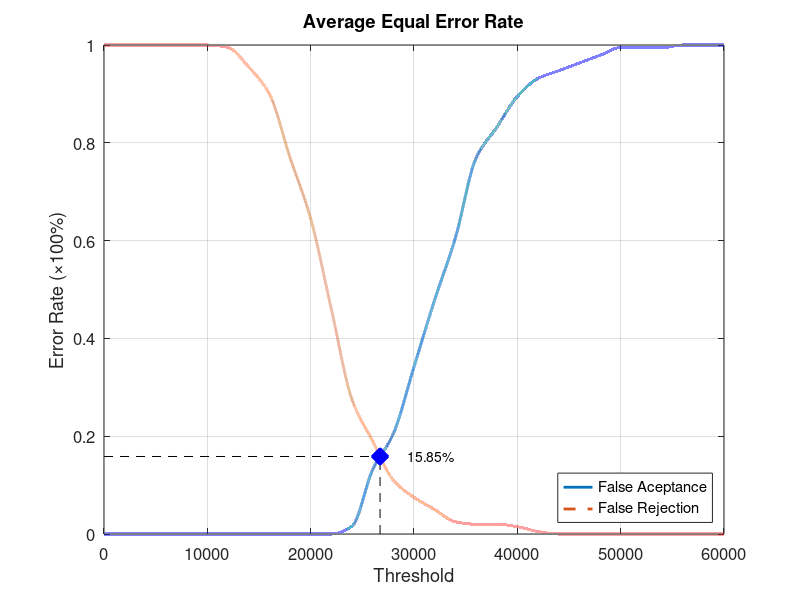
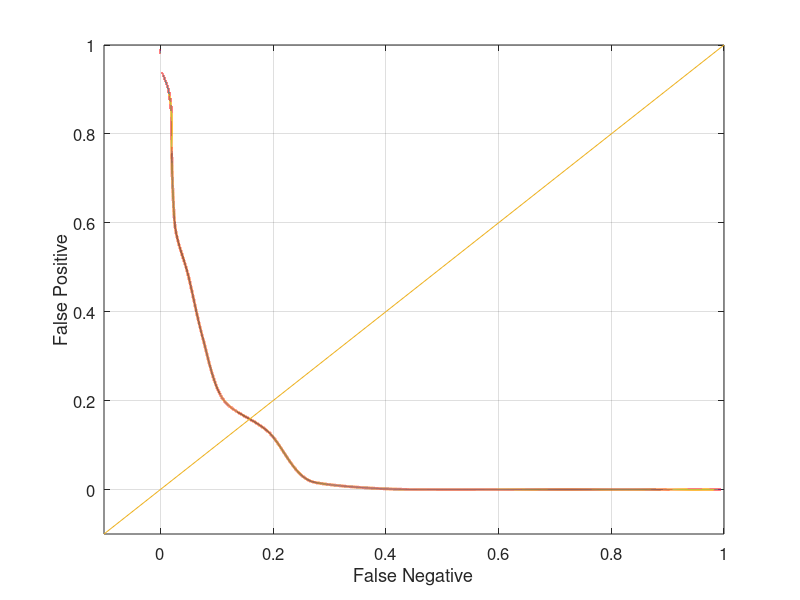

These charts were generated, in order, by the following MATLAB code:
function yEER = Database1_2
close all;
clear;
clc;
x = 0:2000:60000;
xq = 0:0.5:60000;

y0 = [0 0 0 0 0 0 0 0 0 0 0 0 0.0157895 0.131579 0.205263 0.342105 0.478947 0.605263 0.768421 0.831579 0.894737 0.931579 0.947368 0.963158 0.978947 0.994737 0.994737 0.994737 1 1 1];
yy0 = interp1(x, y0, xq, 'pchip');
y1 = [1 1 1 1 1 1 0.995 0.955 0.9 0.77 0.645 0.46 0.275 0.19 0.11 0.075 0.05 0.025 0.02 0.02 0.015 0.005 0 0 0 0 0 0 0 0 0];
yy1 = interp1(x, y1, xq, 'pchip');

% Calculating EER: 
y2 = abs(y0 - y1);
find(y2 == min(y2))
yy2 = abs(yy0 - yy1);
xEER = find(yy2 == min(yy2));
xEERIndex = xq(xEER) % X-axis EER
yEER = yy0(xEER) % Y-axis EER

main = figure
plot(xq, yy0,'-','LineWidth', 2);	hold on
plot(xq, yy1,'--','LineWidth', 2);	hold on
plot([xEERIndex xEERIndex], [0 yEER], 'k--');	hold on
plot([0 xEERIndex], [yEER yEER], 'k--');	hold on
plot(xEERIndex, yEER, 'bx', 'LineWidth', 10);	hold on
text(xEERIndex + 10 * xEERIndex / 100, yEER, [num2str(round((10000 * yEER)) / 100) '%'])
legend('False Aceptance', 'False Rejection', 'Location', 'SouthEast')
xlabel('Threshold')
ylabel('Error Rate (\times100%)')
title('Average Equal Error Rate')
set(gca, 'FontSize', 12)
axis([0 60000 0 1])
grid on

print(main, 'Database1_2Main', '-dpng');
FNRxFPR = figure('Color', [1 1 1]);
plot(yy1, yy0, '-', yy1, yy0, 'LineWidth', 2);
hold on
y = -0.1:0.1:1
plot(y, y); 
set(gca, 'FontSize', 12)
xlabel('False Negative')
ylabel('False Positive')
axis([-0.1 1 -0.1 1])
set(gca, 'FontSize', 12)
grid on

print(FNRxFPR, 'Database1_2FNRxFPR','-dpng');
end
